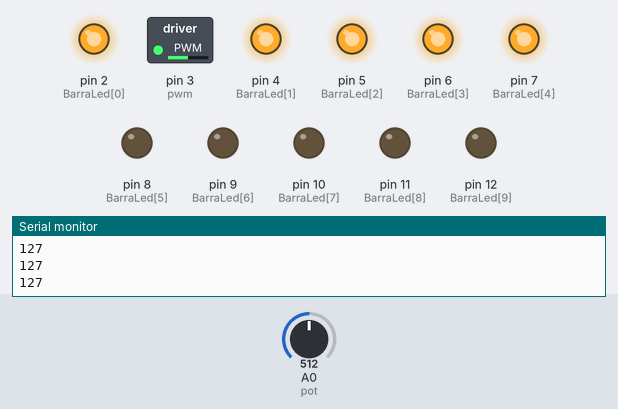
Simulated run of this sketch. Board: Arduino Uno, built with avr-gcc and run on an emulated ATmega328P. Parts: switched loads named in the sketch (green lamp = pin HIGH), output pins drawn as LEDs (lit = HIGH), the last lines printed to the serial monitor. Inputs (shaded band) come from the test bench; at power-on: A0 (pot) = 512.

Above: at 1.2 s.
1.3 s: A0 (pot) set to 716
At 2.4 s:
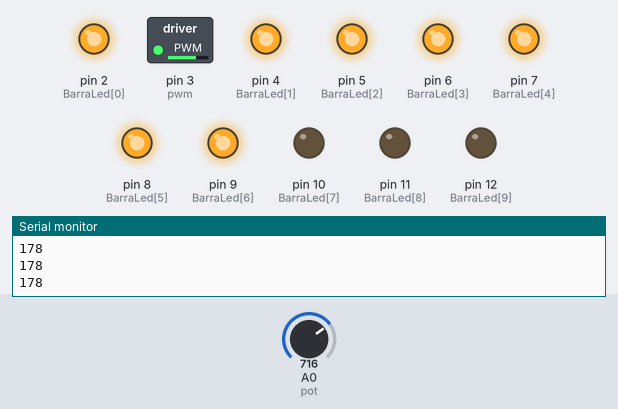
2.8 s: A0 (pot) set to 900
At 3.6 s:
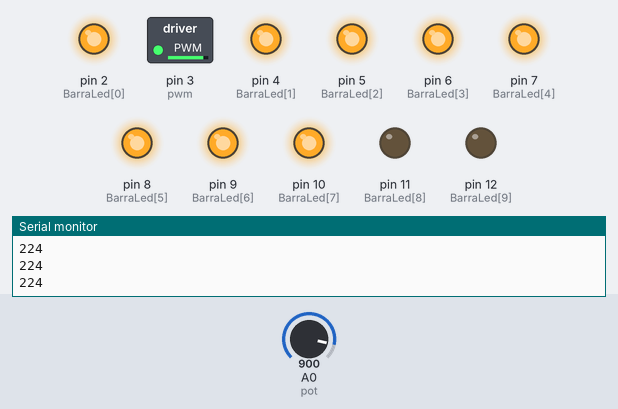
4.3 s: A0 (pot) set to 1023
At 4.7 s:
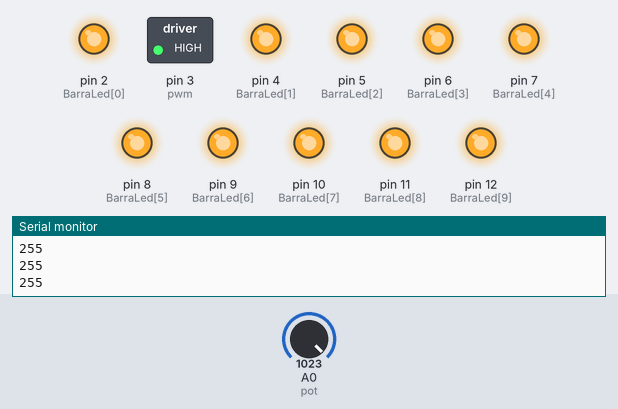
5.8 s: A0 (pot) set to 306
At 7.0 s:
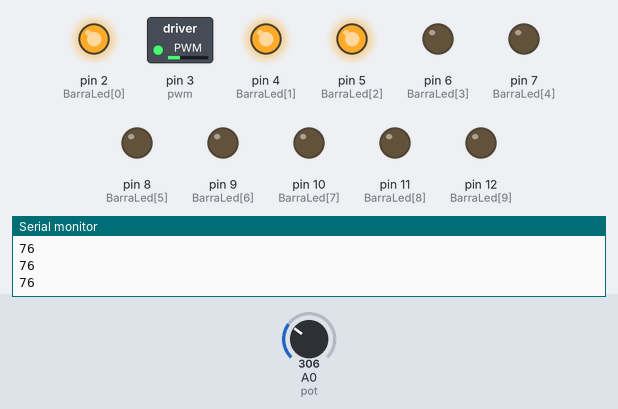
7.3 s: A0 (pot) set to 122
At 8.1 s:
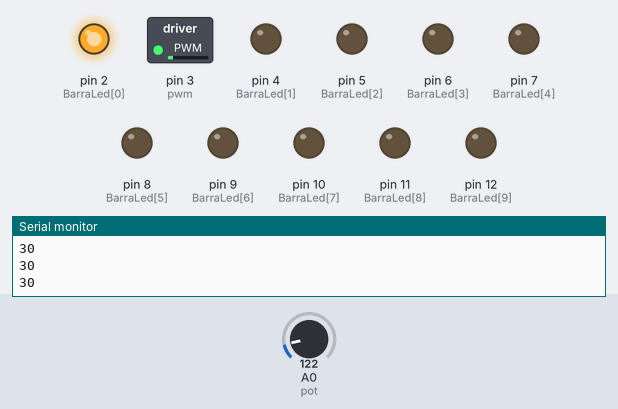
8.8 s: A0 (pot) set to 511
At 9.4 s:
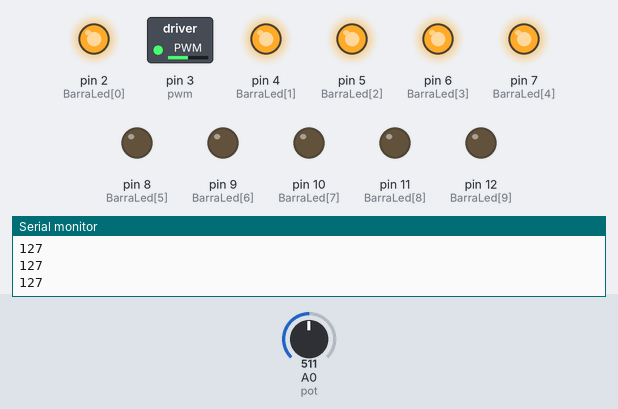
Timing chart, 0 to 11.3 s (numbered marks = the images above; inputs shaded):
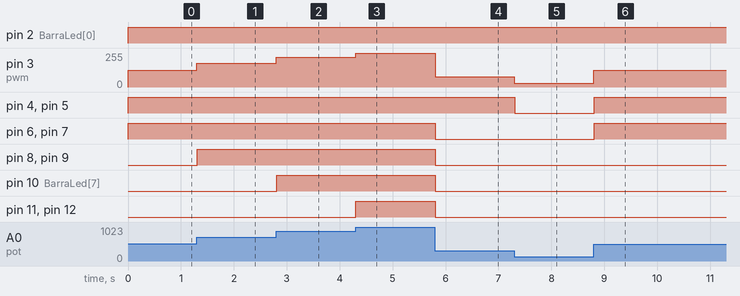

Measured:
- after the input at 1.3 s, pin 3 (pwm): 127/255 → 178/255 at once; pin 8 (BarraLed[5]), pin 9 (BarraLed[6]): LOW → HIGH at once
- after the input at 2.8 s, pin 3 (pwm): 178/255 → 224/255 at once; pin 10 (BarraLed[7]): LOW → HIGH at once
- after the input at 4.3 s, pin 3 (pwm): 224/255 → 255/255 at once; pin 11 (BarraLed[8]), pin 12 (BarraLed[9]): LOW → HIGH at once
- after the input at 5.8 s, pin 3 (pwm): 255/255 → 76/255 at once; pin 6 (BarraLed[3]), pin 7 (BarraLed[4]), pin 8 (BarraLed[5]), pin 9 (BarraLed[6]), pin 10 (BarraLed[7]), pin 11 (BarraLed[8]), pin 12 (BarraLed[9]): HIGH → LOW at once
- after the input at 7.3 s, pin 3 (pwm): 76/255 → 30/255 at once; pin 4 (BarraLed[1]), pin 5 (BarraLed[2]): HIGH → LOW at once
- after the input at 8.8 s, pin 3 (pwm): 30/255 → 127/255 at once; pin 4 (BarraLed[1]), pin 5 (BarraLed[2]), pin 6 (BarraLed[3]), pin 7 (BarraLed[4]): LOW → HIGH at once

The sketch:

motor3.ino
```cpp
const int pwm = 3;
const int pot = A0;
int ValorLidoPot_Real = 0;
int ValorLidoPot_Mapeado = 0;
int BarraLed[] = {
2, 4, 5, 6, 7, 8, 9, 10, 11, 12};
void setup(){
Serial.begin(9600);
pinMode(pwm, OUTPUT);
for(int i = 0; i <= 9; i++){
pinMode(BarraLed[i],OUTPUT);
}
for(int i = 0; i <= 9; i++){
digitalWrite(BarraLed[i],LOW);
}
}
void loop(){
ValorLidoPot_Real = analogRead(pot);
ValorLidoPot_Mapeado = map(ValorLidoPot_Real, 0, 1023, 0, 255);
analogWrite(pwm, ValorLidoPot_Mapeado);
Serial.println(ValorLidoPot_Mapeado);
for(int i = 0; i <= 9; i++){
if(ValorLidoPot_Mapeado > ((i+1)*25)){
digitalWrite(BarraLed[i], HIGH);
}
else{
digitalWrite(BarraLed[i], LOW);
}
}
}
```
